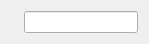
<?xml version="1.0" encoding="UTF-8"?>
<ui version="4.0">
 <class>FloatViewSetter</class>
 <widget class="QWidget" name="FloatViewSetter">
  <property name="geometry">
   <rect>
    <x>0</x>
    <y>0</y>
    <width>149</width>
    <height>40</height>
   </rect>
  </property>
  <property name="windowTitle">
   <string>Form</string>
  </property>
  <layout class="QHBoxLayout" name="horizontalLayout">
   <item>
    <widget class="QLabel" name="name">
     <property name="text">
      <string/>
     </property>
    </widget>
   </item>
   <item>
    <widget class="QLineEdit" name="edit"/>
   </item>
  </layout>
 </widget>
 <resources/>
 <connections/>
</ui>
